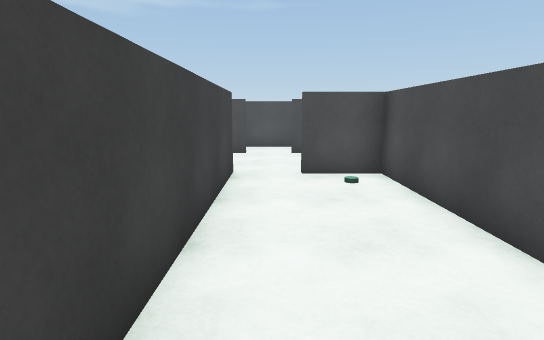
view 1 (above)

24 first-person views from a walk through a scene from a Unity 3-D project. The camera is 1.5 m above the floor, tilts 10° down and sees 80° across. Doors are open. The floor is counted in squares, 1 m on a side. Each view is taken from the middle of a square. On the plan, view 1 faces up. The plan holds only what a view shows up to about 15 squares ahead; the rest is blank. The place goes on beyond the plan. The player is left out.

view 2
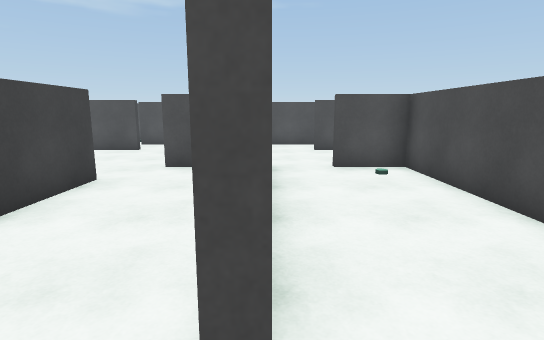

view 3
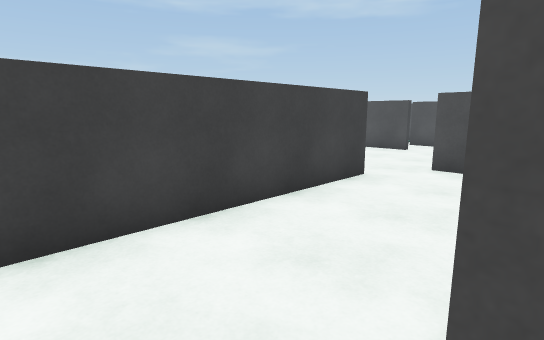

view 4
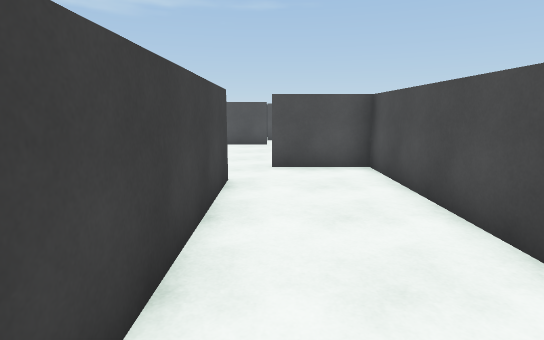

view 5
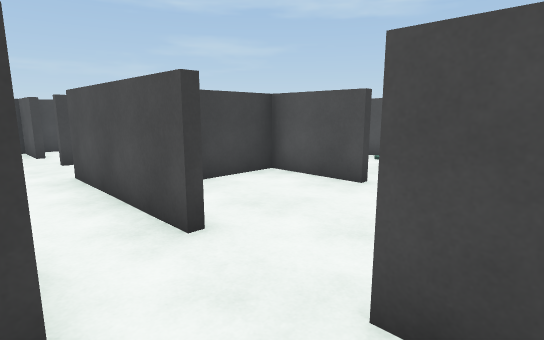

view 6
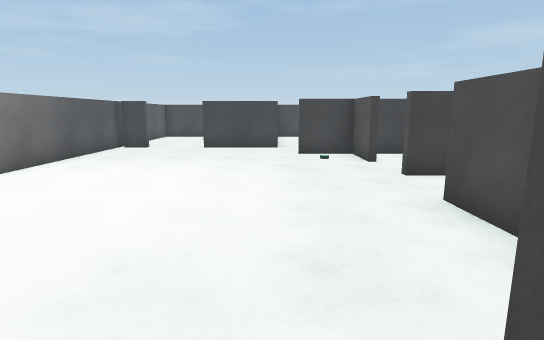

view 7
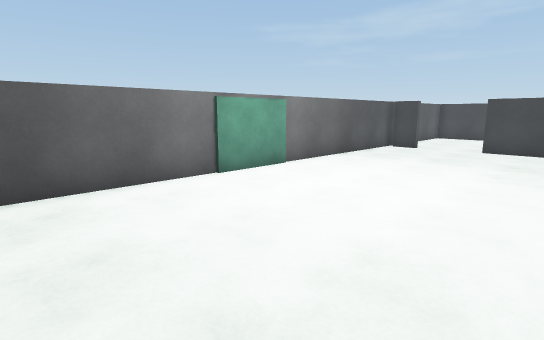

view 8
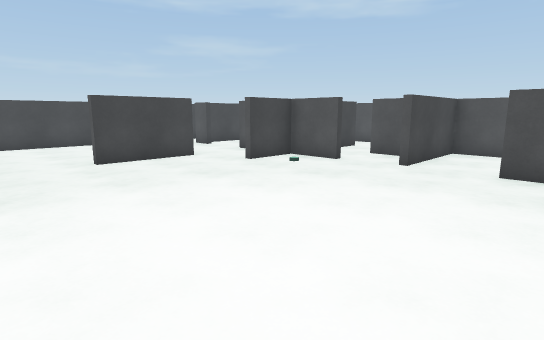

view 9
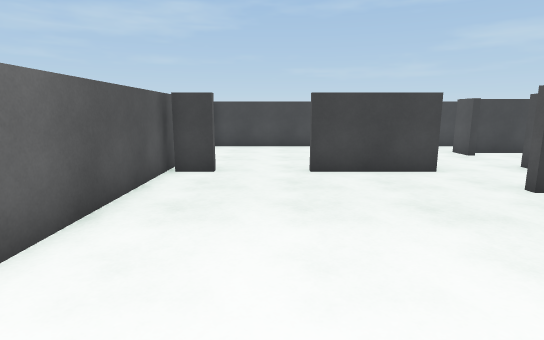

view 10
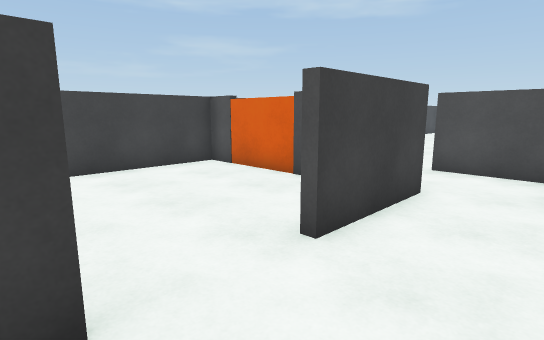

view 11
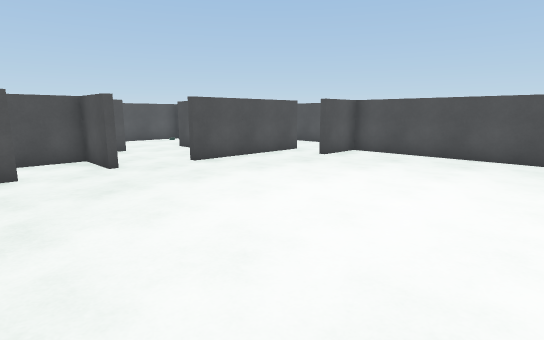

view 12
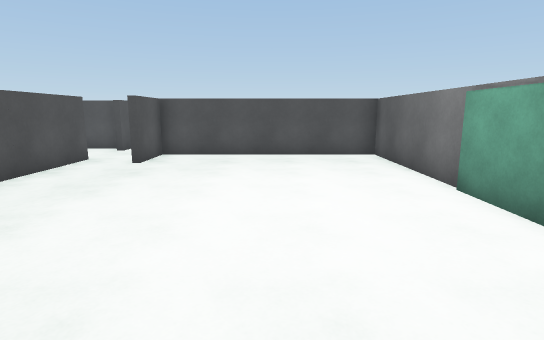

view 13
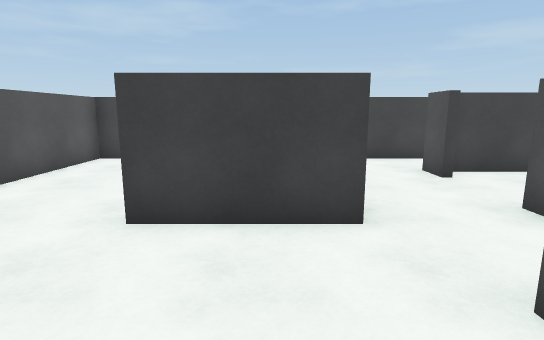

view 14
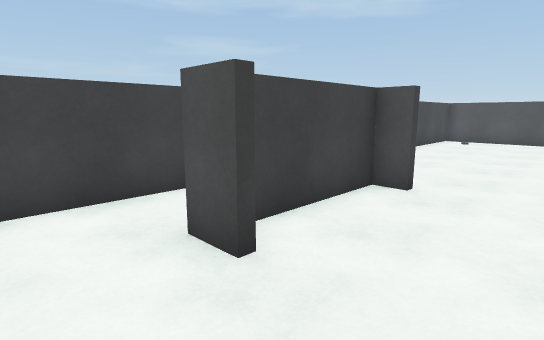

view 15
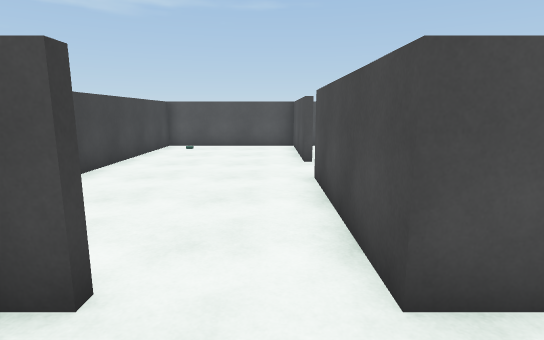

view 16
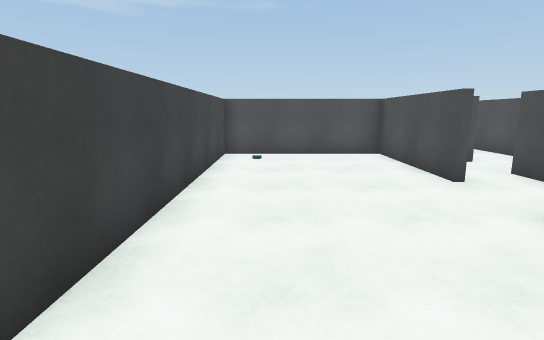

view 17
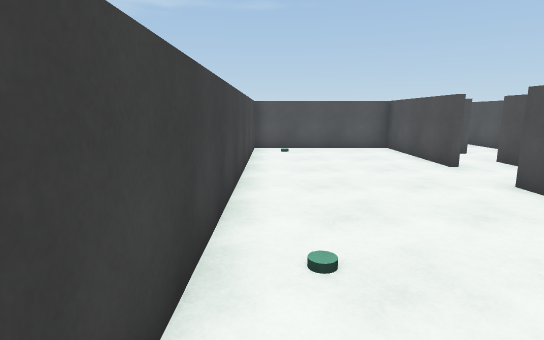

view 18
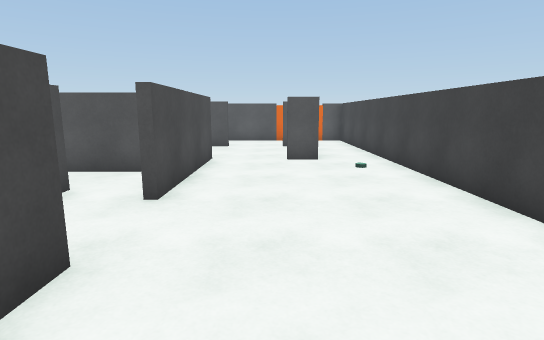

view 19
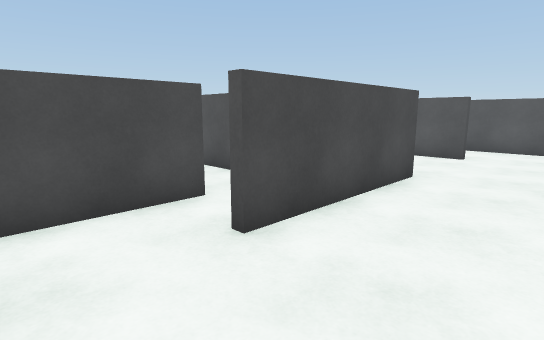

view 20
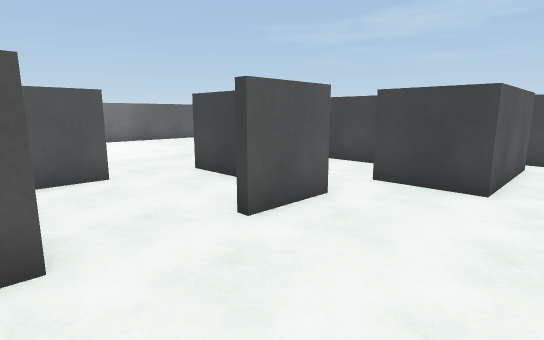

view 21
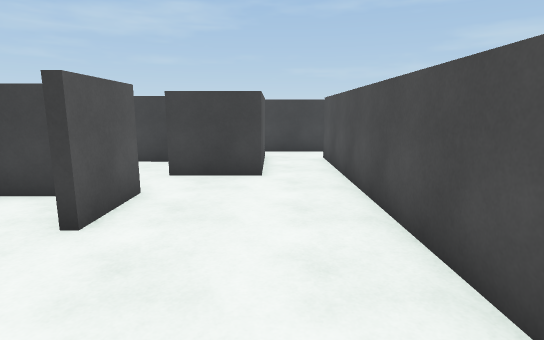

view 22
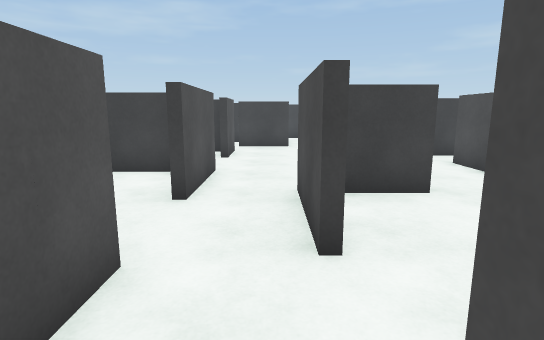

view 23
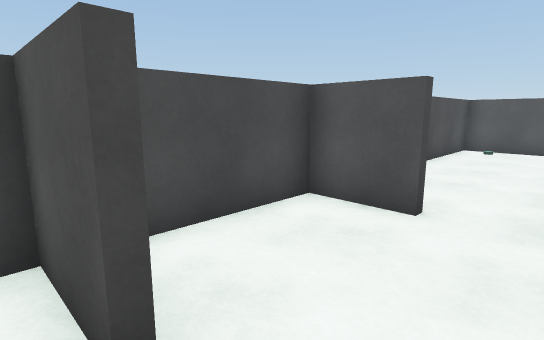

view 24
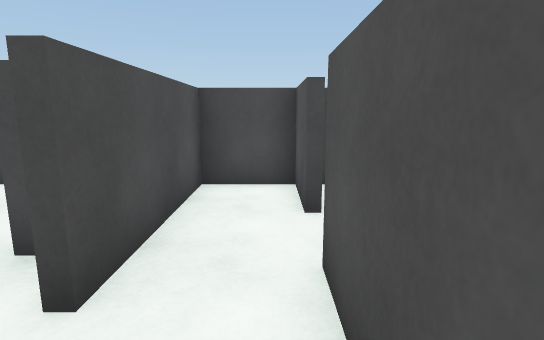

### Floor plan
Points are (right, up) in squares from view 1. A wall is a line through its corners. A room is listed if a view was taken in it or the views show most of it. See-through windows are left out.
Room 1 (views 1, 2, 3)
walls: (0.2, -1.7) (2.8, -1.7) (2.8, 8) (0.8, 8); (-1, 8.2) (-1, 1)
ways out: opening at (-1, -0.5) to room 2; opening at (0, 8) to room 9
Room 2 (views 4, 5)
walls: (-1.2, 2) (-1.2, 8) (-4, 8); (-5, 6.4) (-5, -0.9); (-6.4, 8) (-7.6, 8)
ways out: opening at (-1, -0.5) to room 1; opening at (-7, 7) to room 3; open door at (-5, 8) to room 8
Room 3 (views 6, 7, 8, 9, 10, 11, 12, 13, 14, 16, 17)
walls: (-14, 8.1) (-14, 10.2) (-16, 10.2); (-15.9, 8) (-18, 8) (-18, 5.9); (-11.6, 8.2) (-10, 8.2); (-18.6, 8) (-21, 8); (-7.6, 8) (-11.5, 8); (-11.9, 12.3) (-13.7, 12.3) (-13.7, 8.2); (-9.5, 11.5) (-9.5, 12.5); (-20.2, -0.4) (-20.2, -1.5); (-22.8, 5.2) (-20.2, 5.2) (-20.2, 2); (-21.1, -1.7) (-5.2, -1.7) (-5.2, 6) (-7.2, 6); (-23.4, 8) (-24.5, 8); (-26.7, 13.6) (-26.7, 6.4)
ways out: opening at (-7, 7) to room 2; open door at (-22, 8) to room 4; opening at (-25.5, 13) to room 5; opening at (-10.5, 12) to room 6; open door at (-20, 1) to room 7; opening at (-15, 9) to room 10
Room 4 (view 15)
walls: (-21.1, 8.2) (-19.4, 8.2); (-19.9, 12.3) (-21, 12.3); (-24.2, 12.3) (-24.2, 8.6)
ways out: open door at (-22, 8) to room 3; open door at (-22, 12) to room 5
Room 5 (views 18, 19)
walls: (-21, 19.9) (-21, 25) (-26.7, 25) (-26.7, 13.6); (-24.6, 12.5) (-23.5, 12.5); (-21, 12.3) (-21, 17.5)
ways out: opening at (-25.5, 13) to room 3; open door at (-22, 12) to room 4; open door at (-21, 19) to room 11
Room 6 (views 20, 21, 22, 23, 24)
walls: (-9.5, 12.5) (-6.5, 12.5); (-8.2, 16.8) (-19, 16.8); (-4.2, 14.5) (-7.2, 14.5); (-4, 12.5) (-1, 12.5); (-14.1, 12.5) (-11.9, 12.5); (0.6, 12.5) (2.8, 12.5) (2.8, 14.5) (-1.9, 14.5); (-19.9, 14.8) (-15.8, 14.8) (-15.8, 12.5)
ways out: opening at (-10.5, 12) to room 3; open door at (-5, 12) to room 8; opening at (0, 12) to room 9; opening at (-15, 12) to room 10; opening at (-19, 16) to room 11; open door at (-3, 15)
Room 7 (no view inside)
walls: (-22.9, 5) (-26.7, 5) (-26.7, -1.7) (-22.6, -1.7)
ways out: open door at (-20, 1) to room 3
Room 8 (no view inside)
walls: (-6.4, 12.3) (-9.2, 12.3) (-9.2, 9.9); (-3.3, 8.5) (-3.3, 9.9)
ways out: open door at (-5, 8) to room 2; open door at (-5, 12) to room 6
Room 9 (no view inside)
walls: (0.6, 8.2) (2.8, 8.2) (2.8, 12); (-0.9, 12.3) (-1.5, 12.3); (1.6, 12.3) (0.8, 12.3)
ways out: opening at (0, 8) to room 1; opening at (0, 12) to room 6
Room 10 (no view inside)
walls: (-18, 12.5) (-18, 8.5)
ways out: opening at (-15, 9) to room 3; opening at (-15, 12) to room 6
Room 11 (no view inside)
walls: (-20.8, 17.1) (-20.8, 14.6); (-19, 16.8) (-19, 21)
ways out: open door at (-21, 19) to room 5; opening at (-19, 16) to room 6; opening at (-19, 22.5); gap at (-20, 15)

Where each view was taken, in squares from view 1:
view 1: 0 up, 0 right, facing up
view 2: 1 down, 1 left, facing up
view 3: 1 down, 1 left, facing up-left
view 4: 1 down, 4 left, facing up
view 5: 6 up, 3 left, facing up-left
view 6: 5 up, 6 left, facing left
view 7: 5 up, 6 left, facing down-left
view 8: 1 down, 10 left, facing up-left
view 9: 1 up, 12 left, facing left
view 10: 1 down, 18 left, facing up-left
view 11: 1 down, 17 left, facing up-right
view 12: 2 up, 17 left, facing right
view 13: 4 up, 16 left, facing left
view 14: 6 up, 21 left, facing up-left
view 15: 10 up, 22 left, facing up
view 16: 13 up, 25 left, facing up
view 17: 11 up, 26 left, facing up
view 18: 23 up, 23 left, facing down
view 19: 20 up, 24 left, facing down-right
view 20: 16 up, 9 left, facing down-left
view 21: 15 up, 8 left, facing left
view 22: 14 up, 1 left, facing left
view 23: 13 up, 1 left, facing down-right
view 24: 13 up, 4 left, facing right
